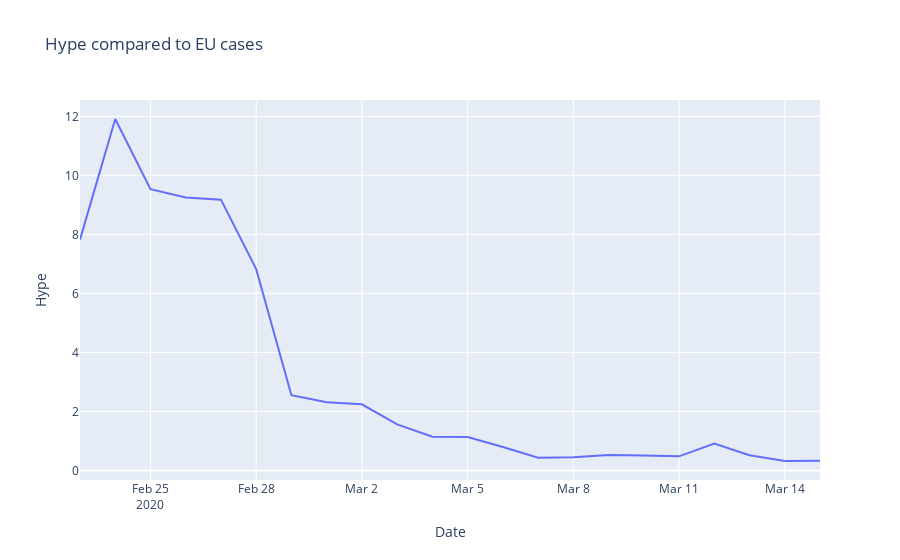

Write notebook code for a chart like this one.
### Code cell
# Hype tweets compared to the cases in EU
Time = CasesCTF["date"].to_list()
fig = go.Figure()
fig.add_trace(go.Line(x=Time, y=HypeEurope, name="Hype Europe"))
fig.update_layout(
    title="Hype compared to EU cases",
    xaxis_title="Date",
    yaxis_title="Hype"
    )
fig.show()

### Figure 1 — Plotly figure (JSON) as saved in the notebook; plotly's stock layout.template omitted (floating-point values rounded to 4 significant figures)
{"data": [{"name": "Hype Europe", "type": "scatter", "x": ["2020-02-23T00:00:00", "2020-02-24T00:00:00", "2020-02-25T00:00:00", "2020-02-26T00:00:00", "2020-02-27T00:00:00", "2020-02-28T00:00:00", "2020-02-29T00:00:00", "2020-03-01T00:00:00", "2020-03-02T00:00:00", "2020-03-03T00:00:00", "2020-03-04T00:00:00", "2020-03-05T00:00:00", "2020-03-06T00:00:00", "2020-03-07T00:00:00", "2020-03-08T00:00:00", "2020-03-09T00:00:00", "2020-03-10T00:00:00", "2020-03-11T00:00:00", "2020-03-12T00:00:00", "2020-03-13T00:00:00", "2020-03-14T00:00:00", "2020-03-15T00:00:00"], "y": [7.824, 11.91, 9.532, 9.255, 9.178, 6.824, 2.552, 2.313, 2.241, 1.559, 1.142, 1.133, 0.797, 0.433, 0.448, 0.5267, 0.5036, 0.4778, 0.915, 0.5168, 0.3203, 0.3276]}], "layout": {"title": {"text": "Hype compared to EU cases"}, "xaxis": {"title": {"text": "Date"}}, "yaxis": {"title": {"text": "Hype"}}}}
